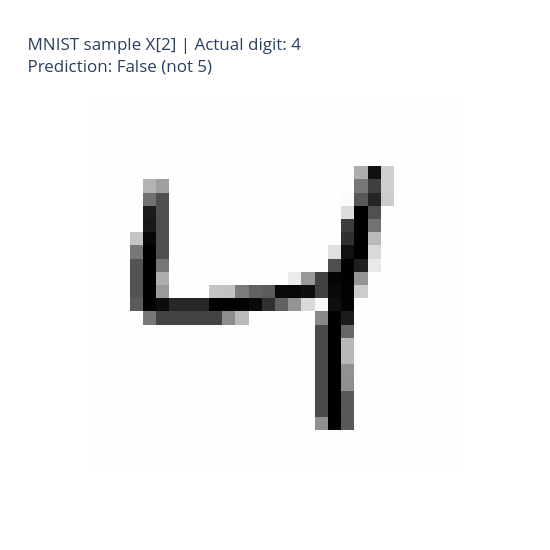

This figure's notebook cell:
### Markdown cell above
**Visual:** Show the some_digit image with its label and the model's prediction.

### Code cell
viewer.train_model()
viewer.plot_digit(index=2).show()

### Figure 1 — Plotly figure (JSON) as saved in the notebook; plotly's stock layout.template omitted (floating-point values rounded to 4 significant figures; data arrays with more than 128 entries replaced by an {"elided": "..."} marker saying what was removed)
{"data": [{"coloraxis": "coloraxis", "hovertemplate": "x: %{x}<br>y: %{y}<br>Pixel intensity: %{z}<extra></extra>", "name": "0", "type": "heatmap", "xaxis": "x", "yaxis": "y", "z": {"elided": "28x28 int values"}}], "layout": {"coloraxis": {"autocolorscale": false, "cmax": 255, "cmin": 0, "colorbar": {"title": {"text": "Pixel intensity"}}, "colorscale": [[0, "rgb(254, 254, 253)"], [0.09091, "rgb(224, 224, 223)"], [0.1818, "rgb(197, 197, 195)"], [0.2727, "rgb(171, 171, 170)"], [0.3636, "rgb(146, 146, 145)"], [0.4545, "rgb(124, 123, 122)"], [0.5455, "rgb(102, 101, 101)"], [0.6364, "rgb(81, 80, 80)"], [0.7273, "rgb(59, 59, 59)"], [0.8182, "rgb(38, 38, 38)"], [0.9091, "rgb(16, 16, 16)"], [1, "rgb(0, 0, 0)"]], "showscale": false}, "height": 550, "title": {"text": "MNIST sample X[2] | Actual digit: 4<br>Prediction: False (not 5)"}, "width": 550, "xaxis": {"anchor": "y", "constrain": "domain", "domain": [0, 1], "scaleanchor": "y", "visible": false}, "yaxis": {"anchor": "x", "autorange": "reversed", "constrain": "domain", "domain": [0, 1], "visible": false}}}
